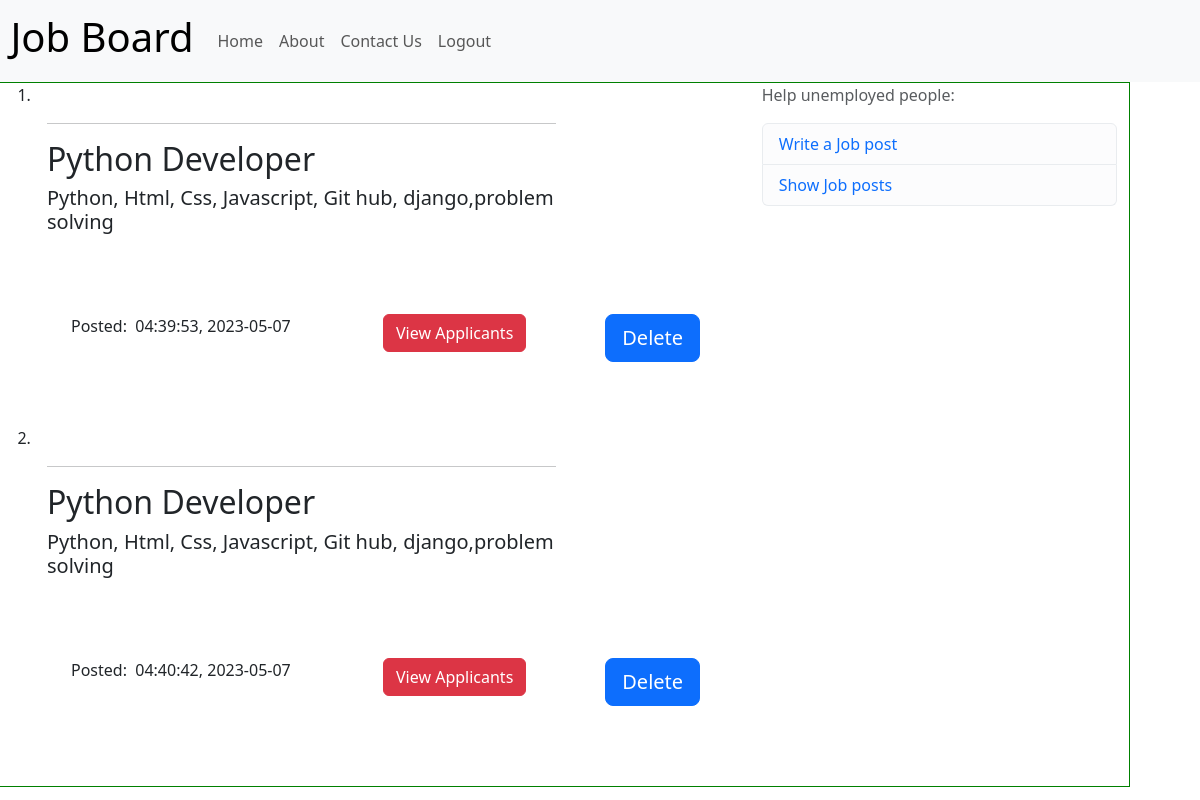
The page /r_posted_jobs/ on the database its author committed.
### login_page/models.py (models this page shows, shortened)
class Job(models.Model):
    recruiter_id = models.IntegerField(default=0)
    name = models.CharField(max_length=200, default="some string")
    skills = models.CharField(max_length=1000, default="some string")
    rep = models.CharField(max_length=1000, default="some string")
    date_posted = models.CharField(max_length=20, default="some string")
    time_posted = models.CharField(max_length=20, default="some string")

### login_page/views.py (the view, shortened to what this page needs)
# urls.py: path("r_posted_jobs/", views.r_posted_jobs, name="r_posted_jobs"),
def r_posted_jobs(request):
    global rec_idd
    alert = True
    jobs_to_show = []
    jobs = Job.objects.all()
    for i in jobs:
        if i.recruiter_id == rec_idd:
            jobs_to_show.append(i)
    context = {
        "job_posts": jobs_to_show
    }
    return render(request, "login_page/r_posted_jobs.html", context)

### login_page/Templates/login_page/r_posted_jobs.html (shortened to what this page needs)
{% extends 'login_page/base.html' %}
{% block logout %}
<li class="nav-item active">
  <a class="nav-link" href="/">Logout</a>
</li>
{% endblock %}
{% block body %}
<main role="main" class="container" style="border:1px solid green; margin-top: 0px; margin-left: -10px; margin-right: -10px; margin-bottom: 0px;">
  <div class="row">
    <div class="col-md-8">
        {% if job_posts %}
            <ol>
            {% for i in job_posts %}
                <li><div class="wrapper">
                        <div class="container-fluid">
                            <div class="col-sm-3 sidenav">
                                <br>
                            </div>
                            <div class="col-sm-9">
                              <hr>
                              <h2>{{ i.name }}</h2>
                              <h5><span class="label label-danger">{{ i.skills }}</span></h5><br>
                                  <br><br>
                            </div>
                        </div>
                        <footer class="container-fluid">
                            <form class="mx-1 mx-md-4" method="POST"> {% csrf_token %}
                            <div class="d-flex justify-content-center mx-4 mb-3 mb-lg-4" style="width:50px; float:right;">
                                <button type="submit" class="btn btn-primary btn-lg" name="delete" value="delete">Delete</button>
                            </div>
                            <div class="d-flex justify-content-center mx-4 mb-3 mb-lg-4" style="width:250px; float:right;">
                            <a href="/r_see_all_applicants/{{i.id}}/" class="btn btn-danger">View Applicants</a>
                            </div>
                            <p>Posted:&nbsp;&nbsp;{{ i.time_posted }},&nbsp;{{ i.date_posted }}</p>
                            </form>
                        </footer>
                    </div>
                    <br><br><br></li>
            {% endfor %}
            </ol>
        {% else %}
            <p>You haven't posted any jobs.</p>
        {% endif %}
    </div>
    <div class="col-md-4">
      <div class="content-section">
        <p class='text-muted'>Help unemployed people:</p>
        <ul class="list-group">
          <li class="list-group-item list-group-item-light"><a href="../r_write_job/" style="text-decoration: none;">Write a Job post</a></li>
          <li class="list-group-item list-group-item-light"><a href="../r_posted_jobs/" style="text-decoration: none;">Show Job posts</a></li>
        </ul>
      </div>
    </div>
  </div>
</main>
{% endblock %}

### rows shown on the page
Job: name "Python Developer", skills "Python, Html, Css, Javascript, Git hub, django,problem solving", time_posted "04:39:53", date_posted "2023-05-07"
Job: name "Python Developer", skills "Python, Html, Css, Javascript, Git hub, django,problem solving", time_posted "04:40:42", date_posted "2023-05-07"
